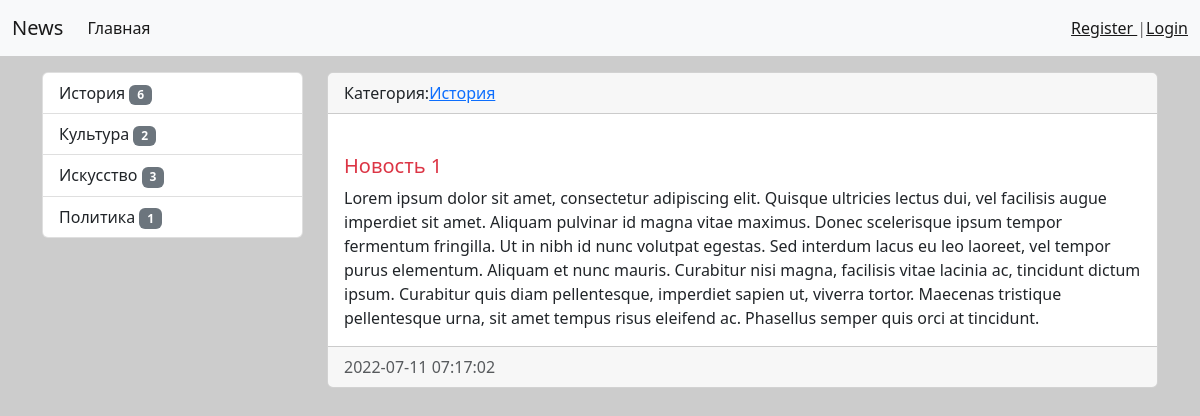
The page /news/1/ on the database its author committed.
### news/models.py (models this page shows, shortened)
class Category(models.Model):
    title=models.CharField(max_length=150,db_index=True,verbose_name='категория')
    def get_absolute_url(self):
        return reverse('category', kwargs={"category_id":self.pk})
    def __str__(self):
        return self.title
    class Meta:
        verbose_name='Категория'
        verbose_name_plural='Категория'
        ordering = ['title']

class News(models.Model):
    title = models.CharField(max_length=150,verbose_name='Наименование')
    content = models.TextField(blank=True,verbose_name='Контент')
    created_at = models.DateTimeField(auto_now_add=True, verbose_name='Дата публикации')
    updated_at = models.DateTimeField(auto_now=True, verbose_name='Обновлено')
    photo= models.ImageField(upload_to = 'photos/%Y/%m/%d/', verbose_name='Фото',blank=True)
    is_published = models.BooleanField(default=True, verbose_name='Опубликовано')
    category=models.ForeignKey('Category',on_delete=models.PROTECT,null=True,verbose_name='категория')
    views = models.IntegerField(default=0)
    class Meta:
        verbose_name='Новость'
        verbose_name_plural='Новости'
        ordering = ['created_at']

### news/views.py (the view)
# urls.py: path('news/<int:pk>/',ViewNews.as_view(), name='view_news'),
class ViewNews(DetailView):
    model = News
    context_object_name = 'news_item'

### news/templatetags/news_tags.py (called while the page is built)
@register.inclusion_tag('news/list_categories.html')
def show_categories(arg1='hello',arg2='word'):
    categories = Category.objects.annotate(cnt=Count('news',filter=F('news__is_published'))).filter(cnt__gt=0)
    return {"categories":categories, "arg1":arg1,"arg2":arg2}

### news/templates/news/news_detail.html (shortened to what this page needs)
{% extends 'base.html' %}
{% block sidebar %}
{% include 'inc/_sidebar.html' %}
{% endblock %}
{% block content %}
<div class="card mb-3">
  <div class="card-header">Категория:<a href="{{ news_item.category.get_absolute_url }}">{{news_item.category}}</a></div>
  <div class="card-body">
        <h5 class="card-title {%cycle 'text-danger' 'text-success'%}">
          {{news_item.title}}
        </h5>
        <p class="card-text">{{news_item.content}}</p>
  </div>
  <div class="card-footer text-muted">
    {{news_item.created_at|date:"Y-m-d H:i:s"}}
  </div>
</div>
{% endblock %}

### news/templates/news/list_categories.html
<div class="list-group">
  {%for item in categories%}
  <a href="{{ item.get_absolute_url }} " class="list-group-item list-group-item-action">
    {{ item.title }} <span class="badge bg-secondary">{{ item.cnt }}</span></a>
  {%endfor%}
</div>

### sait/static/css/style.css (style rules this page uses)
body { background-color: #ccc; }

### rows shown on the page
Category: title "История", cnt "6"
Category: title "Культура", cnt "2"
Category: title "Искусство", cnt "3"
Category: title "Политика", cnt "1"
News: category "История", title "Новость 1", content "Lorem ipsum dolor sit amet, consectetur adipiscing elit. Quisque ultricies lectus dui, vel facilisis augue imperdiet sit amet. Aliquam pulvinar id magna vitae maximus. Donec scelerisque ipsum tempor fermentum fringilla. Ut in nibh id nunc volutpat egestas. Sed interdum lacus eu leo laoreet, vel tempor purus elementum. Aliquam et nunc mauris. Curabitur nisi magna, facilisis vitae lacinia ac, tincidunt dictum ipsum. Curabitur quis diam pellentesque, imperdiet sapien ut, viverra tortor. Maecenas tristique pellentesque urna, sit amet tempus risus eleifend ac. Phasellus semper quis orci at tincidunt.", created_at "2022-07-11 07:17:02"
